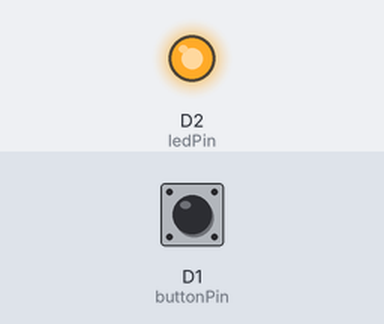
Simulated run of this program. Board: ESP8266 (NodeMCU). Shown: output pins drawn as LEDs (lit = HIGH). The test bench sets the inputs (shaded band); at power-on: D1 (buttonPin) LOW. What the program prints to the serial monitor is not drawn.

Above: at 1.2 s.
1.3 s: D1 (buttonPin) pulled HIGH for 0.15 s
At 2.2 s:
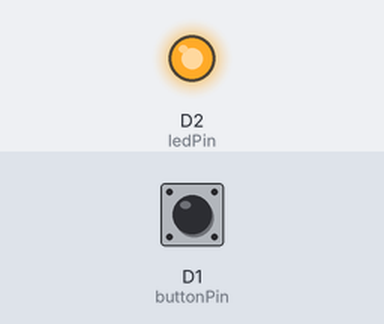
2.9 s: D1 (buttonPin) pulled HIGH for 3.2 s
At 4.0 s:
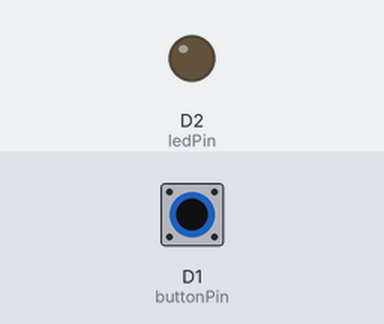
Timing chart, 0 to 7.6 s (numbered marks = the images above; inputs shaded):
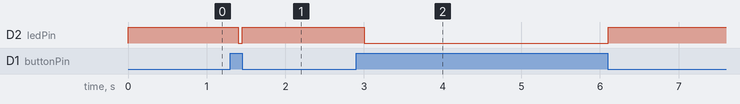

The program:

main.cpp
```cpp
//1.กดปุ่มกดดับปล่อยดิด LED แบบ Pull-Down โดยใช้ Interrupt และ Debounce

#include <Arduino.h>

// กำหนดขา GPIO ที่เชื่อมกับ LED
const int ledPin = D2;

// กำหนดขา GPIO ที่เชื่อมกับปุ่ม
const int buttonPin = D1;

// กำหนดตัวแปรสำหรับ State Machine
enum State { LED_OFF, LED_ON};
State currentState = LED_ON;


IRAM_ATTR void ButtonPress() {

  // ในฟังชั่นนี้จะถูกเรียกเมื่อเกิดการกดปุ่ม
  if (digitalRead(buttonPin)==HIGH) {
  //while (digitalRead(buttonPin) == HIGH)
  //    {
   //     }
    delay(100);
    Serial.println("Button Pressed");
    // ตรวจสอบ Debounce โดยรอเวลา debounceDelay
   //
      currentState = LED_OFF;
    }
}

void setup() {
  // เริ่มต้น Serial Monitor
  Serial.begin(115200);
  // กำหนดขาที่เชื่อมกับ LED เป็น OUTPUT
  pinMode(ledPin, OUTPUT);
  //digitalWrite(ledPin, LOW);
  // กำหนดขาที่เชื่อมกับปุ่มเป็น INPUT_PULLUP
  pinMode(buttonPin, INPUT);
  // กำหนดให้ฟังชั่น ButtonPress เรียกใช้งานเมื่อเกิดการกดปุ่ม
  attachInterrupt(digitalPinToInterrupt(buttonPin), ButtonPress, RISING);
}

void loop() {
  switch (currentState) {
    case LED_OFF:
    Serial.println("LED OFF");
      digitalWrite(ledPin, LOW);
      if(digitalRead(buttonPin)==LOW){
       currentState = LED_ON;
      }
      break;
    case LED_ON:
      Serial.println("LED ON");
      digitalWrite(ledPin, HIGH);
      break;
  }
}
```

Measured:
- after the input at 1.3 s, D2 (ledPin): HIGH → LOW after 0.10 s, → HIGH 0.05 s later
- after the input at 2.9 s, D2 (ledPin): HIGH → LOW after 0.10 s, → HIGH 3.1 s later
